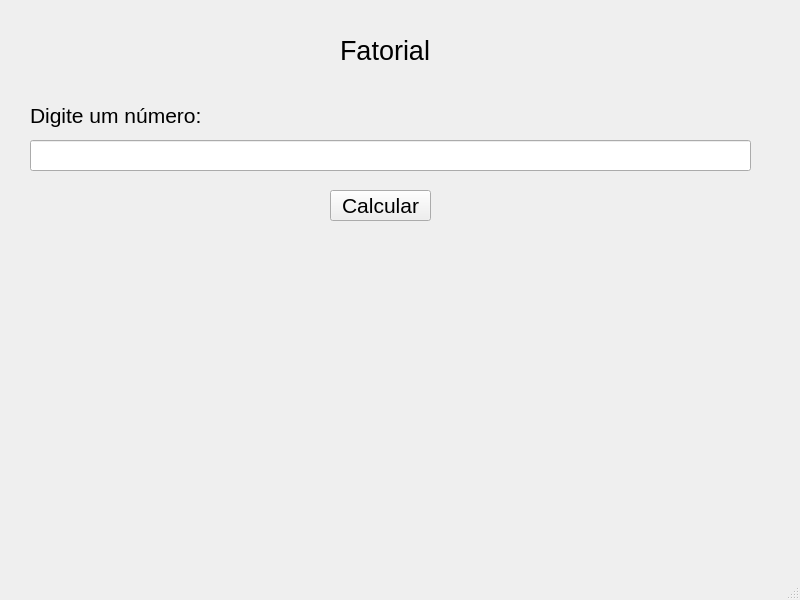
<?xml version="1.0" encoding="UTF-8"?>
<ui version="4.0">
 <class>MainWindow</class>
 <widget class="QMainWindow" name="MainWindow">
  <property name="geometry">
   <rect>
    <x>0</x>
    <y>0</y>
    <width>800</width>
    <height>600</height>
   </rect>
  </property>
  <property name="windowTitle">
   <string>MainWindow</string>
  </property>
  <widget class="QWidget" name="centralwidget">
   <widget class="QLabel" name="label">
    <property name="geometry">
     <rect>
      <x>340</x>
      <y>30</y>
      <width>91</width>
      <height>41</height>
     </rect>
    </property>
    <property name="font">
     <font>
      <pointsize>20</pointsize>
     </font>
    </property>
    <property name="text">
     <string>Fatorial</string>
    </property>
   </widget>
   <widget class="QLabel" name="label_2">
    <property name="geometry">
     <rect>
      <x>30</x>
      <y>100</y>
      <width>291</width>
      <height>31</height>
     </rect>
    </property>
    <property name="font">
     <font>
      <pointsize>16</pointsize>
     </font>
    </property>
    <property name="text">
     <string>Digite um número:</string>
    </property>
   </widget>
   <widget class="QLineEdit" name="lineEdit">
    <property name="geometry">
     <rect>
      <x>30</x>
      <y>140</y>
      <width>721</width>
      <height>31</height>
     </rect>
    </property>
    <property name="font">
     <font>
      <pointsize>16</pointsize>
     </font>
    </property>
   </widget>
   <widget class="QLabel" name="label_res">
    <property name="geometry">
     <rect>
      <x>30</x>
      <y>240</y>
      <width>721</width>
      <height>261</height>
     </rect>
    </property>
    <property name="font">
     <font>
      <pointsize>16</pointsize>
     </font>
    </property>
    <property name="text">
     <string/>
    </property>
    <property name="alignment">
     <set>Qt::AlignCenter</set>
    </property>
    <property name="wordWrap">
     <bool>true</bool>
    </property>
   </widget>
   <widget class="QPushButton" name="pushButton">
    <property name="geometry">
     <rect>
      <x>330</x>
      <y>190</y>
      <width>101</width>
      <height>31</height>
     </rect>
    </property>
    <property name="font">
     <font>
      <pointsize>16</pointsize>
     </font>
    </property>
    <property name="text">
     <string>Calcular</string>
    </property>
   </widget>
  </widget>
  <widget class="QMenuBar" name="menubar">
   <property name="geometry">
    <rect>
     <x>0</x>
     <y>0</y>
     <width>800</width>
     <height>21</height>
    </rect>
   </property>
  </widget>
  <widget class="QStatusBar" name="statusbar"/>
 </widget>
 <resources/>
 <connections/>
</ui>
